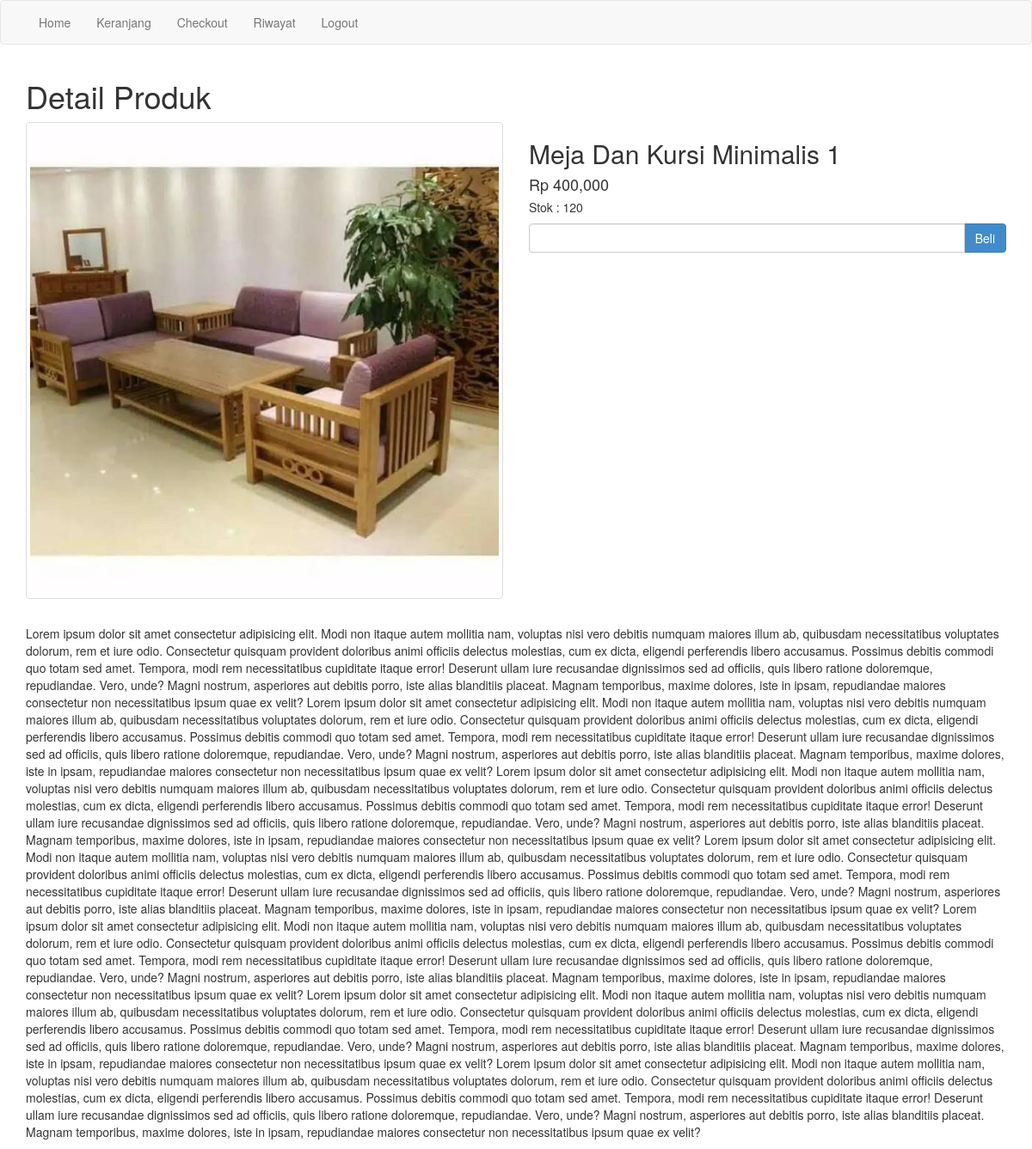
The page /detail.php?id=1 (signed in) on the database its author committed.
### tables this page shows
CREATE TABLE `produk` (
  `id_produk` int(11) NOT NULL,
  `id_kategori` int(11) NOT NULL,
  `nama_produk` varchar(200) NOT NULL,
  `harga_produk` int(11) NOT NULL,
  `stok_produk` int(11) NOT NULL,
  `berat_produk` int(11) NOT NULL,
  `deskripsi_produk` text NOT NULL,
  `foto_produk` varchar(200) NOT NULL
);

### detail.php (the view, shortened to what this page needs)
<?php
require 'koneksi.php';
$id = $_GET['id'];
$ambil = $conn->query("SELECT * FROM produk WHERE id_produk = '$id' ");
$pecah = $ambil->fetch_assoc();
?>
<!DOCTYPE html>
<html lang="en">
<head>
    <link href="admin/assets/css/bootstrap.css" rel="stylesheet" />
</head>
<body>
	<nav class="navbar navbar-default">
		<div class="container">
			<ul class="nav navbar-nav">
				<li><a href="index.php">Home</a></li>
				<li><a href="keranjang.php">Keranjang</a></li>
				<li><a href="checkout.php">Checkout</a></li>
				<li><a href="riwayat.php">Riwayat</a></li>
				<?php if (isset($_SESSION['pelanggan'])){ ?>
				<li><a href="logout.php">Logout</a></li>
				<?php }else{ ?>
				<li><a href="login.php">Login</a></li>
				<?php } ?>
			</ul>
		</div>
	</nav>
	<section class="konten">
		<div class="container">
			<h1>Detail Produk</h1>
			<div class="row">
				<div class="col-md-6">
					<img src="foto produk/<?php echo $pecah['foto_produk'] ?>" class="img-responsive img-thumbnail">
				</div>
				<div class="col-md-6">
					<h2><?php echo $pecah['nama_produk'] ?></h2>
					<h4>Rp <?php echo number_format($pecah['harga_produk']) ?></h4>
					<h5>Stok : <?php echo $pecah['stok_produk'] ?></h5>
					<form action="" method="post">
						<div class="form-group">
							<div class="input-group">
								<input type="number" class="form-control" name="jumlah" min="1" max="<?php echo $pecah['stok_produk'] ?>">
								<div class="input-group-btn">
									<button class="btn btn-primary" name="beli">Beli</button>
								</div>
							</div>
						</div>
					</form>
				</div>
				<div class="col-md-12" style="margin-top: 30px;">
					<p><?php echo $pecah['deskripsi_produk'] ?></p>
				</div>
			</div>
		</div>
	</section>
</body>
</html>

### rows shown on the page
produk: foto_produk (picture), nama_produk "Meja Dan Kursi Minimalis 1", harga_produk "400,000", stok_produk "120", deskripsi_produk "Lorem ipsum dolor sit amet consectetur adipisicing elit. Modi non itaque autem mollitia nam, voluptas nisi vero debitis numquam maiores illum ab, quibusdam necessitatibus voluptates dolorum, rem et iure odio. Consectetur quisquam provident doloribus animi officiis delectus molestias, cum ex dicta, eligendi perferendis libero accusamus. Possimus debitis commodi quo totam sed amet. Tempora, modi rem necessitatibus cupiditate itaque error! Deserunt ullam iure recusandae dignissimos sed ad officiis, quis libero ratione doloremque, repudiandae. Vero, unde? Magni nostrum, asperiores aut debitis porro, iste alias blanditiis placeat. Magnam temporibus, maxime dolores, iste in ipsam, repudiandae…"
